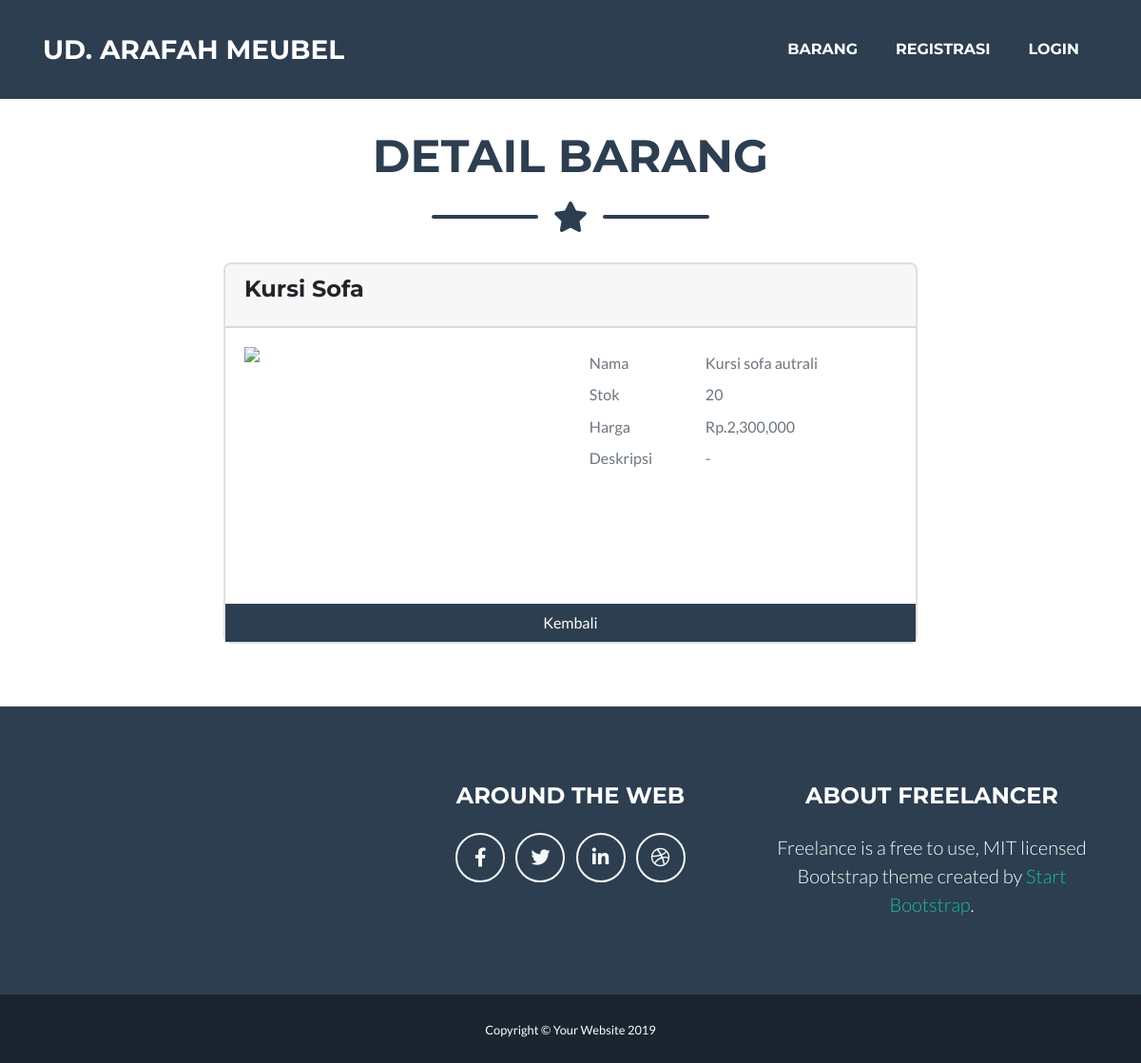
The page /pelanggan/?page=view-barang&id=6&idpr=6 on the database its author committed.
### tables this page shows
CREATE TABLE IF NOT EXISTS `tbproduk` (
  `id` int(10) NOT NULL,
  `id_kategori` varchar(10) NOT NULL,
  `nama_barang` text NOT NULL,
  `harga` varchar(10) NOT NULL,
  `deskripsi` text NOT NULL,
  `tanggal` varchar(50) NOT NULL,
  `img` varchar(50) NOT NULL
);

CREATE TABLE IF NOT EXISTS `tbkategori` (
  `id` int(10) NOT NULL,
  `kategori` varchar(200) NOT NULL
);

CREATE TABLE IF NOT EXISTS `tbstok` (
  `id` int(10) NOT NULL,
  `id_poroduk` varchar(10) NOT NULL,
  `stok` varchar(10) NOT NULL
);

### pelanggan/laman/view_barang.php (the view, shortened to what this page needs)
<?php
$id = $_GET['idpr'];
$sql = mysql_query("SELECT * FROM tbproduk a, tbkategori b, tbstok c WHERE a.id_kategori=b.id AND a.id=c.id_poroduk AND a.id='$id'");
$d = mysql_fetch_array($sql);
?>
<div class="col-md-8 offset-md-2">
	<div class="card">
		<div class="card-header text-capitalize h4"><div class="card-title"><?= $d['kategori'];?></div></div>
		<div class="card-body">
			<div class="row">
				<div class="col-md-6">
					<img src="../panel/pic/<?= $d['img'];?>" class="img-fluid mx-auto d-block" style="height:250px">
				</div>
				<div class="col-md-6">
					<table class="table table-sm table-hover table-borderless text-muted">
						<tr>
							<td>Nama</td>
							<td><?= $d['nama_barang'];?></td>
						</tr>
						<tr>
							<td>Stok</td>
							<td><?= $d['stok'];?></td>
						</tr>
						<tr>
							<td>Harga</td>
							<td>Rp.<?= number_format($d['harga']);?></td>
						</tr>
						<tr>
							<td>Deskripsi</td>
							<td><?= $d['deskripsi'];?></td>
						</tr>
					</table>
				</div>
			</div>
		</div>
		<a href="?page=barang" class="btn btn-secondary rounded-0">Kembali</a>
	</div>
</div>

### rows shown on the page
tbproduk: id_kategori.kategori "Kursi Sofa", nama_barang "Kursi sofa autrali", tbstok.stok "20", harga "2,300,000", deskripsi "-"

### other values the page prints
$title "DETAIL BARANG"
